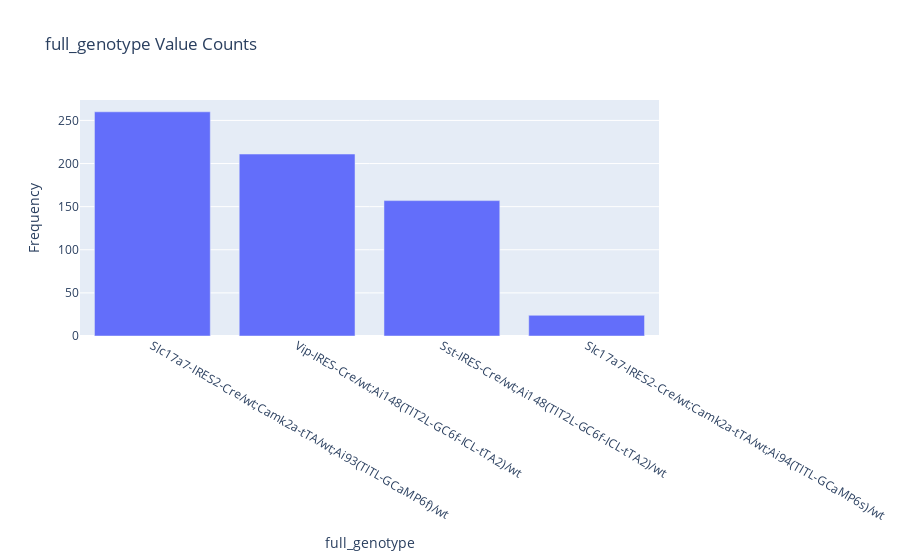

The notebook cell this image was saved under:
### Code cell
#full genotype value coounts

df = experiment_df.copy()

if isinstance(df, (pd.DatetimeIndex, pd.MultiIndex)):
	df = df.to_frame(index=False)

# remove any pre-existing indices for ease of use in the D-Tale code, but this is not required
df = df.reset_index().drop('index', axis=1, errors='ignore')
df.columns = [str(c) for c in df.columns]  # update columns to strings in case they are numbers

s = df[~pd.isnull(df['full_genotype'])]['full_genotype']
chart = pd.value_counts(s).to_frame(name='data')
chart.index.name = 'labels'
chart = chart.reset_index().sort_values(['data', 'labels'], ascending=[False, True])
chart = chart[:100]
charts = [go.Bar(x=chart['labels'].values, y=chart['data'].values, name='Frequency')]
figure = go.Figure(data=charts, layout=go.Layout({
    'barmode': 'group',
    'legend': {'orientation': 'h'},
    'title': {'text': 'full_genotype Value Counts'},
    'xaxis': {'title': {'text': 'full_genotype'}},
    'yaxis': {'title': {'text': 'Frequency'}}
}))

# If you're having trouble viewing your chart in your notebook try passing your 'chart' into this snippet:
#
for chart in charts:
    chart.pop('id', None) # for some reason iplot does not like 'id'
iplot(figure)

### Figure 1 — Plotly figure (JSON) as saved in the notebook; plotly's stock layout.template omitted (floating-point values rounded to 4 significant figures)
{"data": [{"name": "Frequency", "type": "bar", "x": ["Slc17a7-IRES2-Cre/wt;Camk2a-tTA/wt;Ai93(TITL-GCaMP6f)/wt", "Vip-IRES-Cre/wt;Ai148(TIT2L-GC6f-ICL-tTA2)/wt", "Sst-IRES-Cre/wt;Ai148(TIT2L-GC6f-ICL-tTA2)/wt", "Slc17a7-IRES2-Cre/wt;Camk2a-tTA/wt;Ai94(TITL-GCaMP6s)/wt"], "y": [260, 211, 157, 24]}], "layout": {"autosize": true, "barmode": "group", "legend": {"orientation": "h"}, "title": {"text": "full_genotype Value Counts"}, "xaxis": {"autorange": true, "range": [-0.5, 3.5], "title": {"text": "full_genotype"}, "type": "category"}, "yaxis": {"autorange": true, "range": [0, 273.7], "title": {"text": "Frequency"}, "type": "linear"}}}
